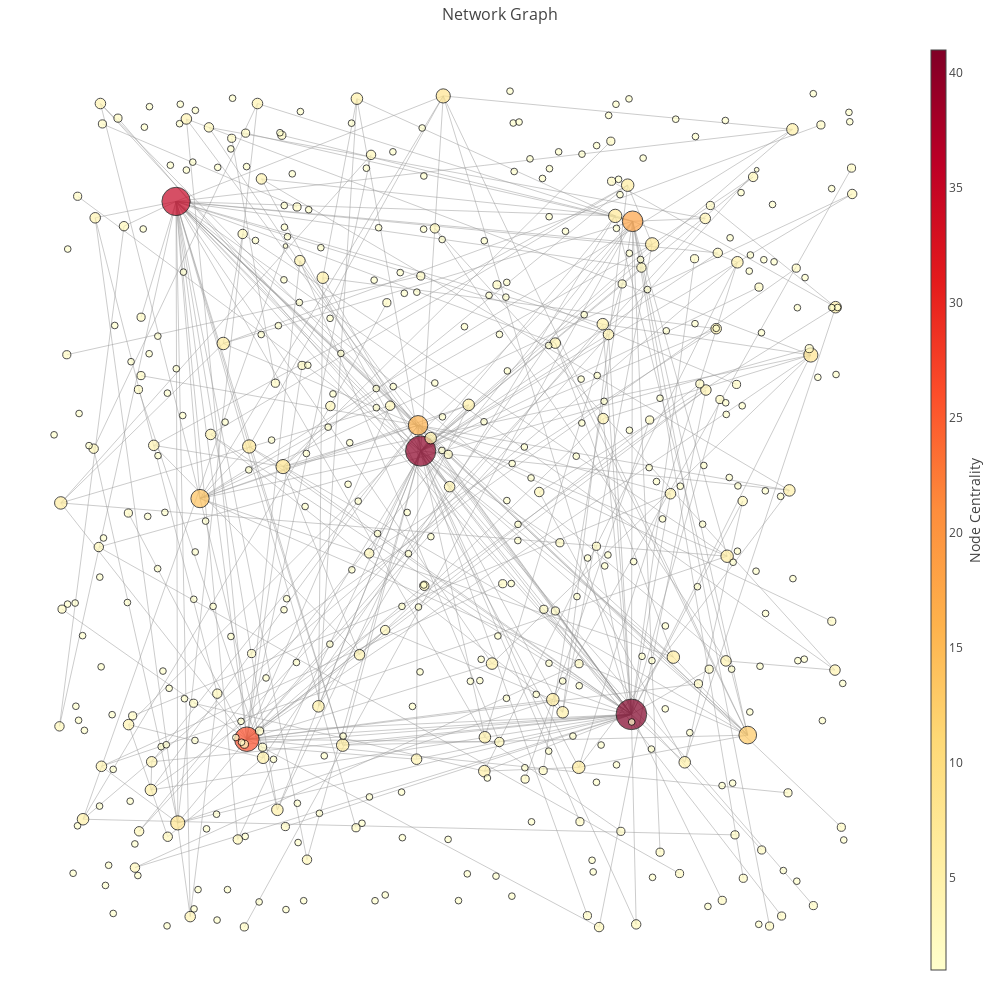

Source (notebook cell):
### Code cell
co.set_plotly()
co.get_word_network_graph(1000, "d_cent")

### Figure 1 — Plotly figure (JSON) as saved in the notebook; plotly's stock layout.template omitted (floating-point values rounded to 4 significant figures; data arrays with more than 128 entries replaced by an {"elided": "..."} marker saying what was removed)
{"data": [{"hoverinfo": "none", "line": {"color": "#999", "width": 0.5}, "mode": "lines", "type": "scatter", "x": {"elided": "2172 float values"}, "y": {"elided": "2172 float values"}}, {"hoverinfo": "text", "marker": {"color": {"elided": "449 int values"}, "colorbar": {"thickness": 15, "title": "Node Centrality", "titleside": "right", "xanchor": "left"}, "colorscale": "YlOrRd", "line": {"color": "black", "width": 1}, "reversescale": true, "showscale": true, "size": {"elided": "449 float values"}}, "mode": "markers", "text": {"elided": "449 str values"}, "type": "scatter", "x": {"elided": "449 float values"}, "y": {"elided": "449 float values"}}], "layout": {"height": 1000, "hovermode": "closest", "margin": {"b": 20, "l": 5, "r": 5, "t": 40}, "showlegend": false, "title": "Network Graph", "titlefont": {"size": 16}, "width": 1000, "xaxis": {"showgrid": false, "showticklabels": false, "zeroline": false}, "yaxis": {"showgrid": false, "showticklabels": false, "zeroline": false}}}
